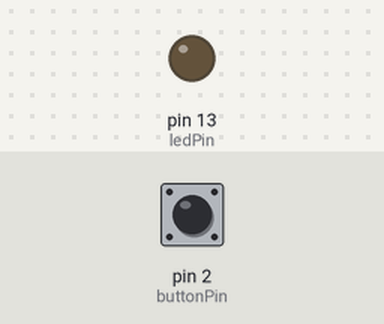
The sketch below on a simulated Arduino Uno, built with avr-gcc and run on an emulated ATmega328P. On the bench: output pins drawn as LEDs (lit = HIGH). The inputs (shaded band) are chosen by the test bench; at power-on: pin 2 (buttonPin) HIGH.

Above: at 1.2 s.
1.3 s: pin 2 (buttonPin) pulled LOW for 0.15 s
At 2.9 s:
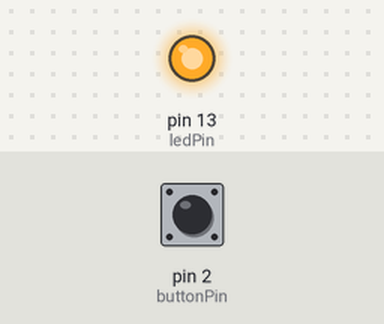
Timing chart, 0 to 10.4 s (numbered marks = the images above; inputs shaded):
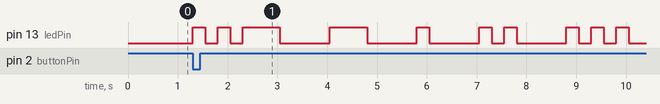

Measured:
- after the input at 1.3 s, pin 13 (ledPin): LOW → HIGH at once, → LOW 0.25 s later, → HIGH 0.25 s later, → LOW 0.25 s later, … (20 changes in this stretch)

The sketch:

Name_blinnky.ino
```cpp
const int ledPin = LED_BUILTIN; // Built-in LED pin
const int buttonPin = 2;       // Push button pin

const long dotDuration = 250;  // Duration of a dot in milliseconds
const long dashDuration = dotDuration * 3; // Duration of a dash

const char morseCode[][6] = {
  "...-",  // V
  ".-",    // A
  "-.",    // N
  "...",   // S
  "...."   // H
};

int currentLetter = 0;
bool blinking = false;

void setup() {
  pinMode(ledPin, OUTPUT);
  pinMode(buttonPin, INPUT_PULLUP);
}

void loop() {
  if (digitalRead(buttonPin) == LOW) { // Button pressed
    if (!blinking) {
      blinking = true;
      blinkName();
    }
    else {
      blinking = false;
      digitalWrite(ledPin, LOW); // Turn off LED
    }
    delay(300); // Debounce delay
  }
}

void blinkName() {
  while (blinking) {
    char letter = morseCode[currentLetter][0];
    if (letter == '\0') {
      currentLetter = 0;
      delay(1000); // Pause between repetitions
    } else {
      for (int i = 1; morseCode[currentLetter][i] != '\0'; i++) {
        digitalWrite(ledPin, HIGH); // Turn on LED
        if (morseCode[currentLetter][i] == '.') {
          delay(dotDuration);
        } else if (morseCode[currentLetter][i] == '-') {
          delay(dashDuration);
        }
        digitalWrite(ledPin, LOW); // Turn off LED
        delay(dotDuration); // Inter-element gap
      }
      delay(dashDuration); // Inter-letter gap
      currentLetter++;
    }
  }
}
```
